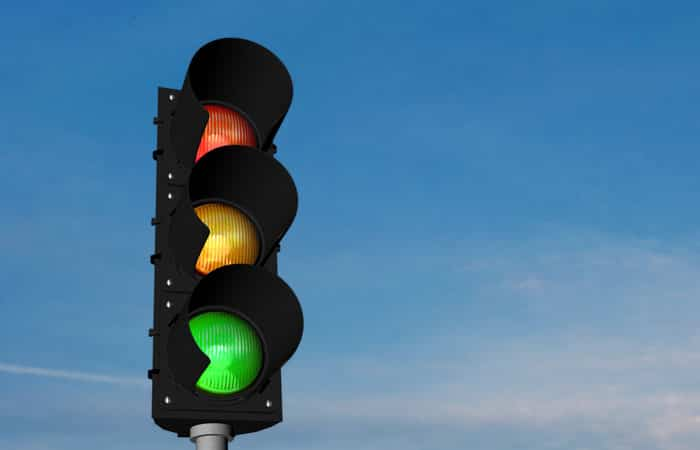
#> input picture photos/semaforo-1.jpg, 700 x 450 px, found by its file name
$ python computing_histograms.py
#> lines starting #> are read from the running program, lines starting #| are printed output that depends on the picture; after the words box and inside, x2 and y2 are one past the last pixel; in counts of white or black regions, pixels touching at a corner belong together
import cv2 as cv
import numpy as np
import matplotlib.pyplot as plt

img = cv.imread('Photos/semaforo-1.jpg')
#> img is the input picture: shape (450, 700, 3); mean B, G, R 155.7, 122.6, 76.9
cv.imshow('Semaforo', img)


# Grayscale
gray = cv.cvtColor(img, cv.COLOR_BGR2GRAY)
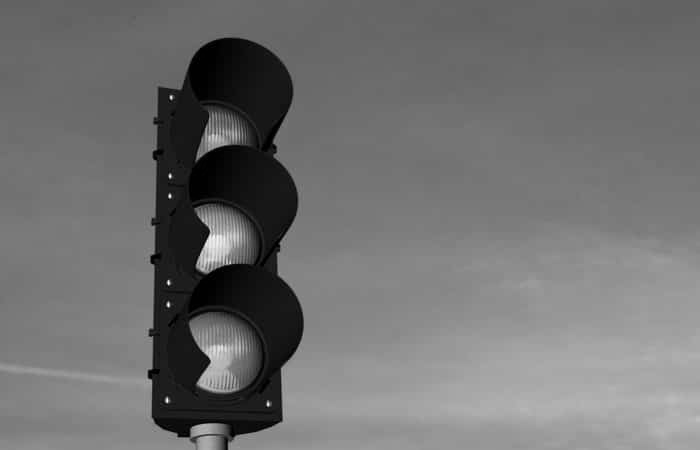
#> gray: shape (450, 700); min 0, max 255, mean 112.7
#cv.imshow('Gray', gray)

# Mask
blank = np.zeros(img.shape[:2], dtype='uint8')
# Intersection area
mask = cv.circle(blank, (img.shape[1]//2, img.shape[0]//2), 250, 255, -1)
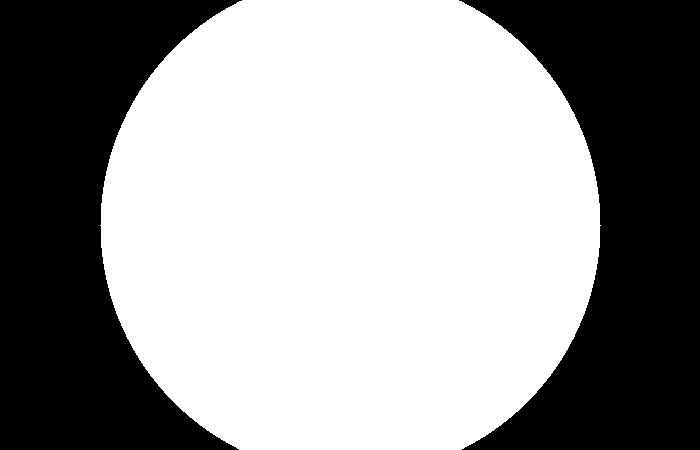
#> blank: shape (450, 700); 60% white; 2 black regions, box (x1, y1, x2, y2) and area: (0, 0, 242, 450) 63226, (459, 0, 700, 450) 62776
# Image with mask Gray
masked = cv.bitwise_and(gray, gray, mask=mask)
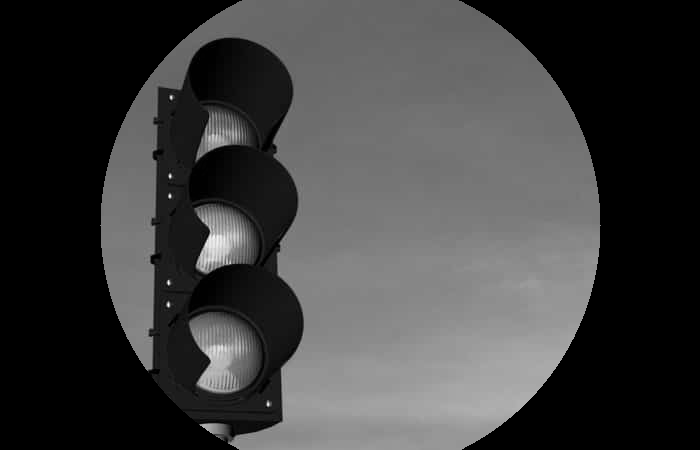
#> masked: shape (450, 700); min 0, max 255, mean 62.7
cv.imshow('Masked GRAY Image', masked)


# Image with mask RGB
masked = cv.bitwise_and(img, img, mask=mask)
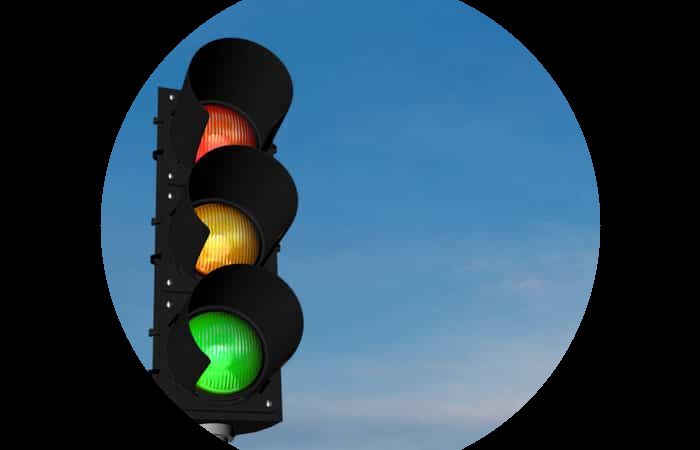
#> masked: shape (450, 700, 3); mean B, G, R 84.8, 68.4, 43
cv.imshow('Masked RGB Image', masked)

# [12 lines of commented-out code are left out]
plt.figure()
plt.title('Color Histogram')
plt.xlabel('Bins')
plt.ylabel('# of pixels')
colors = ('b', 'g', 'r')
for i, col in enumerate(colors):
    hist = cv.calcHist([img], [i], mask, [256], [0, 256])
    plt.plot(hist, color=col)
    plt.xlim([0, 256])
plt.show()
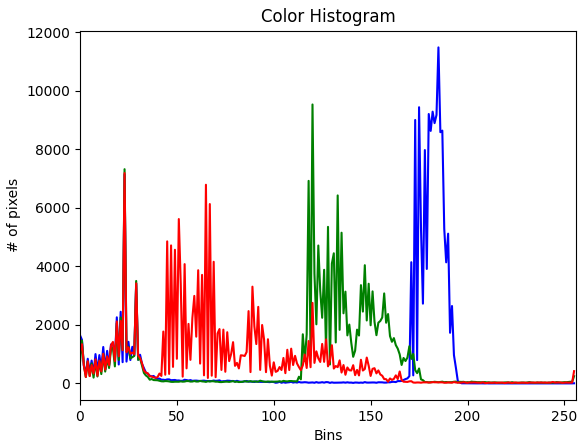
#> figure drawn by matplotlib, 1 panel; curve peaks at x = 185, y = 11490; curve peaks at x = 120, y = 9538; curve peaks at x = 23, y = 7192

cv.waitKey(0)
